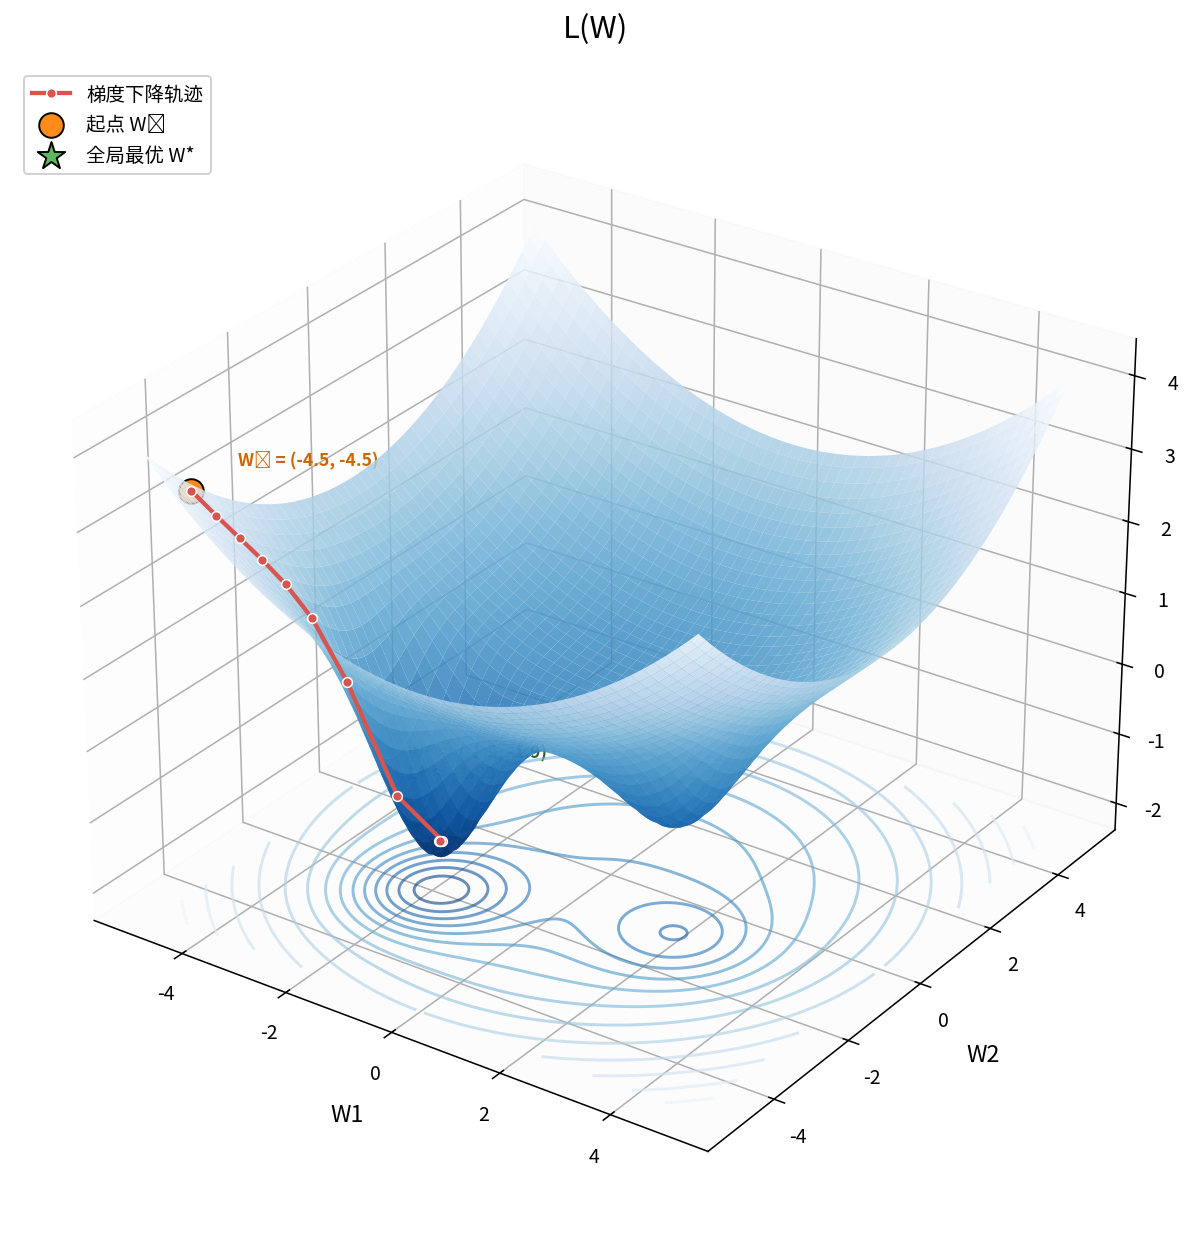

This chart was generated by the following Python code:
#!/usr/bin/env python3
"""
画损失函数 L(W) = (1/n) Σᵢ |g(W,θᵢ) − aᵢ|² 的 3D loss landscape,
含多个局部最小值 + 梯度下降轨迹。
"""

import numpy as np
import matplotlib.pyplot as plt
import matplotlib
from mpl_toolkits.mplot3d import Axes3D  # noqa: F401

matplotlib.rcParams["font.sans-serif"] = ["Noto Sans CJK JP", "DejaVu Sans"]
matplotlib.rcParams["axes.unicode_minus"] = False


# ============ 损失函数 (示意,形式上等价 MSE) ============
def loss(W1, W2):
    """L(W) — 含 1 个全局最小值 + 1 个局部最小值。"""
    return (
        # 全局最小值: 深度 2.5 的负高斯在 (-2, -2)
        - 2.5 * np.exp(-((W1 + 2) ** 2 + (W2 + 2) ** 2) / 1.5)
        # 局部最小值: 较浅的负高斯在 (2, -1)
        - 1.2 * np.exp(-((W1 - 2) ** 2 + (W2 + 1) ** 2) / 1.5)
        # 远离原点的二次抬升 (让边缘高, 看起来像山谷地形)
        + 0.08 * (W1 ** 2 + W2 ** 2)
    )


# ============ 数值梯度 ============
def grad_loss(W1, W2, delta=0.05):
    dW1 = (loss(W1 + delta, W2) - loss(W1 - delta, W2)) / (2 * delta)
    dW2 = (loss(W1, W2 + delta) - loss(W1, W2 - delta)) / (2 * delta)
    return dW1, dW2


# ============ 网格 (画 3D 曲面 + 底部等高线) ============
W1 = np.linspace(-5, 5, 200)
W2 = np.linspace(-5, 5, 200)
W1g, W2g = np.meshgrid(W1, W2)
L = loss(W1g, W2g)

# 找全局最小值位置
i_min = np.unravel_index(np.argmin(L), L.shape)
global_min_W1, global_min_W2 = W1g[i_min], W2g[i_min]
print(f"[INFO] 全局最小: W* = ({global_min_W1:.2f}, {global_min_W2:.2f}), L = {L.min():.3f}")


# ============ 梯度下降轨迹 ============
# 起点选在远离两个最小值的左下角, 沿 bowl 一路下到全局最小
W1_t, W2_t = -4.5, -4.5
eta = 0.35
trajectory = [(W1_t, W2_t, loss(W1_t, W2_t))]
for _ in range(40):
    g1, g2 = grad_loss(W1_t, W2_t)
    W1_t = W1_t - eta * g1
    W2_t = W2_t - eta * g2
    W1_t = np.clip(W1_t, -5, 5)
    W2_t = np.clip(W2_t, -5, 5)
    trajectory.append((W1_t, W2_t, loss(W1_t, W2_t)))
    if abs(g1) + abs(g2) < 0.01:
        break

traj = np.array(trajectory)
print(f"[INFO] 起点: ({traj[0,0]:.2f}, {traj[0,1]:.2f}), L = {traj[0,2]:.3f}")
print(f"[INFO] 终点: ({traj[-1,0]:.2f}, {traj[-1,1]:.2f}), L = {traj[-1,2]:.3f}")
print(f"[INFO] 步数: {len(traj)}")

# 抬高轨迹,避免被曲面遮住
traj_z = traj[:, 2] + 0.2


# ============ 绘图 ============
fig = plt.figure(figsize=(12, 9))
ax = fig.add_subplot(111, projection="3d")

# 3D 损失曲面 (蓝色: 浅=低=好, 深=高=差)
surf = ax.plot_surface(
    W1g, W2g, L,
    cmap="Blues_r",
    alpha=0.85,
    edgecolor="none",
    antialiased=True,
)

# 底部等高线 (topographic)
z_bottom = L.min() - 0.5
ax.contour(
    W1g, W2g, L,
    zdir="z", offset=z_bottom,
    cmap="Blues_r", alpha=0.6, levels=15,
)

# 梯度下降轨迹 (3D)
ax.plot(
    traj[:, 0], traj[:, 1], traj_z,
    color="#d9534f", linewidth=2.2,
    marker="o", markersize=5, markerfacecolor="#d9534f",
    markeredgecolor="white", markeredgewidth=0.8,
    label="梯度下降轨迹", zorder=10,
)

# 起点
ax.scatter(
    [traj[0, 0]], [traj[0, 1]], [traj_z[0]],
    color="#ff8c1a", s=160, marker="o",
    edgecolors="black", linewidths=1,
    label="起点 W₀", zorder=11,
)

# 终点 (全局最小)
ax.scatter(
    [traj[-1, 0]], [traj[-1, 1]], [traj_z[-1]],
    color="#5cb85c", s=220, marker="*",
    edgecolors="black", linewidths=1,
    label="全局最优 W*", zorder=11,
)

# 坐标轴
ax.set_xlabel("W1", fontsize=12, labelpad=10)
ax.set_ylabel("W2", fontsize=12, labelpad=10)
ax.set_zlabel("L(W)", fontsize=12, labelpad=8)
ax.set_title("L(W)", fontsize=16, pad=15)

# 视角
ax.view_init(elev=28, azim=-55)
ax.set_zlim(z_bottom, L.max() + 0.5)

# 弱化坐标面板
ax.xaxis.pane.set_alpha(0.15)
ax.yaxis.pane.set_alpha(0.15)
ax.zaxis.pane.set_alpha(0.15)

# 图例
ax.legend(loc="upper left", fontsize=10, framealpha=0.9)

# 标注终点坐标
ax.text(
    traj[-1, 0] - 1.2, traj[-1, 1] + 0.8, traj_z[-1] + 0.3,
    f"W* ≈ ({traj[-1,0]:.1f}, {traj[-1,1]:.1f})\nL* ≈ {traj[-1,2]:.2f}",
    color="#2d5e2d", fontsize=9, fontweight="bold",
)

# 标注起点坐标
ax.text(
    traj[0, 0] + 0.5, traj[0, 1] + 0.5, traj_z[0] + 0.3,
    f"W₀ = ({traj[0,0]:.1f}, {traj[0,1]:.1f})",
    color="#cc6600", fontsize=9, fontweight="bold",
)

plt.tight_layout()

out = "/home/youngsure/Code/TechArt/RL/image/loss_function_gradient_descent.png"
plt.savefig(out, dpi=140, bbox_inches="tight", facecolor="white")
print(f"[OK] 保存: {out}")
plt.close()
